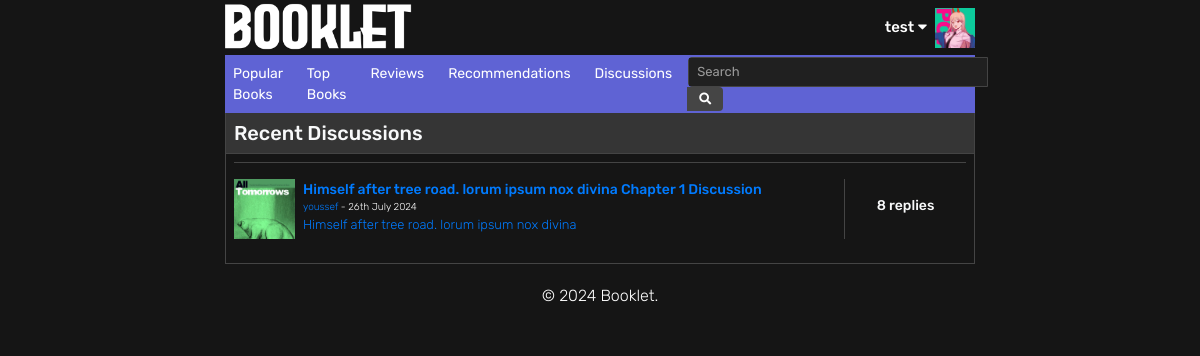
The app's page /discussions/ (signed in) with its own data.
### users/models.py (models this page shows, shortened)
class User(AbstractUser):
    pass
    username = models.CharField(max_length=300, unique=True)
    email = models.EmailField(max_length=300, unique=True)
    first_name = models.CharField(max_length=300, blank=True)
    last_name = models.CharField(max_length=300, blank=True)
    birthday = models.DateField(blank=True,null=True)
    image = models.ImageField(upload_to='users/',default='default.jpg')
    about = models.TextField(blank=True)
    created_date = models.DateTimeField(auto_now_add=True)
    modified_date = models.DateTimeField(auto_now=True)
    discussions = models.ManyToManyField(Book, through='Discussion', related_name='discussion')
    replies = models.ManyToManyField('Discussion', through='Reply', related_name='reply')
    reviews = models.ManyToManyField(Book, through='Review', related_name='review')
    recommendations = models.ManyToManyField(Book, through='Recommendation',through_fields=('user', 'book_original'), related_name='recommendation')
    ratings = models.ManyToManyField(Book, through='Rating', related_name='rating')

class Discussion(models.Model):
    book = models.ForeignKey(Book,on_delete=models.CASCADE,related_name='book_discussion')
    user = models.ForeignKey(User,on_delete=models.CASCADE,related_name='user_discussion')
    title = models.CharField(max_length=300)
    discussion_type = models.IntegerField(choices=DISCUSSION_TYPES)
    created_date = models.DateTimeField(auto_now_add=True)
    modified_date = models.DateTimeField(auto_now=True)
    class Meta:
        verbose_name = "Discussion"
        verbose_name_plural = "Discussions"

### books/models.py (models this page shows, shortened)
class Book(models.Model):
    title = models.CharField(max_length=300)
    alternative_titles = models.TextField(blank=True)
    volumes = models.IntegerField(blank=True)
    chapters = models.IntegerField(blank=True)
    status = models.IntegerField(choices=BOOK_STATUS,default=1)
    synopsis = models.TextField(blank=True)
    background = models.TextField(blank=True)
    cover = models.ImageField(upload_to='books/covers/',default='default_book.jpg')
    publishing_start_date = models.DateField(blank=True,null=True)
    publishing_end_date = models.DateField(blank=True,null=True)
    created_date = models.DateTimeField(auto_now_add=True)
    modified_date = models.DateTimeField(auto_now=True)
    relationships = models.ManyToManyField('self', through='Relationship', symmetrical=False)
    genres = models.ManyToManyField('Genre')

### users/views.py (the view)
# urls.py: path('discussions/', recent_discussions, name='recent-discussions'),
def recent_discussions(request):
    title = 'Recent Discussions'
    discussions = Discussion.objects.filter(created_date__lte=now()).order_by('-created_date').annotate(reply_count=Count('discussion_reply'))[:10]
    return render(request, 'recent_discussions.html', {'discussions': discussions, 'title': title})

### users/templates/recent_discussions.html
{% extends "books/base.html" %}
{% load crispy_forms_tags %}
{% block content %}
  <div class="container p-0">
    <div class="pl-2 pt-2 pb-2 border-bottom border-dark" style="background-color: #353535;">
      <h5 class="m-0">Recent Discussions</h5>
  </div>
  <div class="container p-2">
    {% for discussion in discussions %}
    <div class="container p-0 pt-2 pb-2 border-top border-dark">
      <div class="container p-0 pt-2 pb-2">
        <div class="row m-0 p-0">
          <div class="col-1 m-0 p-0 mr-2 ">
              <img src="{{ discussion.book.cover.url }}" class="img-fluid" style="height: 60px; width:70px; object-fit: cover;" alt="{{ discussion.book.title }}">
          </div>
          <div class="col p-0 m-0">
            <a href="{% url 'discussion-detail' discussion.book.id discussion.id %}" class="title-link p-0 m-0">
              <p class="m-0 block-content text-truncate" style="font-weight: 500; font-size: 14px;">{{ discussion.title }}</p>
            </a>
            <p class="m-0 block-content text-white" style="font-size: 10px;"><a href="{% url 'user-profile' discussion.user.id %}" class="title-link p-0 m-0"> {{discussion.user.username}} </a>- {{ discussion.created_date|date:"jS F Y" }}</p>
            <a href="{% url 'book-detail' discussion.book.id %}" class="title-link"><p class="m-0 block-content">{{ discussion.book.title }}</p></a>
        </div>
          <div class="container col-2 p-0 m-0 ml-2 border-left border-dark">
              <p class="m-0 mt-3 p-0 text-center" style="font-weight: 500; font-size: 14px;">{{ discussion.reply_count }} replies</p>
            </div>
        </div>
        </div>
    </div>
  {% endfor %}
    </div>
{% endblock content %}

### books/templates/books/base.html (shortened to what this page needs)
{% load static %}
<!DOCTYPE html>
<html>
<head>
    <link rel="stylesheet" href="https://cdn.jsdelivr.net/npm/bootstrap@4.3.1/dist/css/bootstrap.min.css">
    <link rel="stylesheet" href="https://cdnjs.cloudflare.com/ajax/libs/font-awesome/5.15.4/css/all.min.css">
    <link rel="stylesheet" href="{% static 'main.css' %}">
    <link href="https://cdn.jsdelivr.net/npm/select2@4.1.0-rc.0/dist/css/select2.min.css" rel="stylesheet" />
</head>
<body>
    <header class="site-header">
      <nav class="navbar navbar-expand-md navbar-dark p-0" style="background-color: #151515; height: 55px;">
        <div class="container" style="padding-left: 0; padding-right: 0;">
          <a class="navbar-brand mr-auto" href="{% url 'index' %}"><img style="width: 200px" src="{% static 'logo.png' %}"/></a>
          <div class="navbar-nav">
            {% if user.is_authenticated %}
            <div class="dropdown">
              <p class="text-white pt-2 pr-2 m-0 username" style="font-weight: 500; font-size: 15px; ; cursor: pointer;">
                {{ user.username }}
                <i class="fas fa-caret-down"></i>
              </p>
            </div>
              <img style="width: 40px; height: 40px; object-fit: cover; object-position: top;" src="{{ user.image.url }}"/>
            {% else %}
              <a class="nav-item nav-link primary-nav" style="color: #5f63d4;" href="{% url 'login' %}">Log In</a>
              <a class="nav-item nav-link primary-nav" style="color: #5f63d4;" href="{% url 'signup' %}">Sign Up</a>
            {% endif %}
          </div>
        </div>
      </nav>
      <nav class="navbar navbar-expand-md navbar-dark p-0" style="background-color: #5f63d4;">
        <div class="container" style="padding-left: 0; padding-right: 0;">
            <div class="navbar-nav mr-auto">
              <a class="nav-item nav-link secondary-nav text-white mr-2" href="{% url 'index' %}">Popular Books</a>
              <a class="nav-item nav-link secondary-nav text-white mr-2" href="{% url 'top-books' %}">Top Books</a>
              <a class="nav-item nav-link secondary-nav text-white mr-2" href="{% url 'recent-reviews' %}">Reviews</a>
              <a class="nav-item nav-link secondary-nav text-white mr-2" href="{% url 'recent-recommendations' %}">Recommendations</a>
              <a class="nav-item nav-link secondary-nav text-white mr-2" href="{% url 'recent-discussions' %}">Discussions</a>
            </div>
            <form class="form-inline ml-auto mr-2" id="search-form" method="get" autocomplete="off">
              <div class="input-group">
                  <div class="input-group-append">
                      <span class="input-group-text border-0 text-white" style='background-color: #454545; border-top-right-radius: .25rem; border-bottom-right-radius: .25rem; height: 100%; cursor: pointer;'>
                          <i class="fas fa-search fa-xs"></i>
                      </span>
                  </div>
              </div>
            </form>
        </div>
      </nav>
    </header>
    <main role="main" class="container border border-top-0 border-bottom-0 border-dark p-0">
      {% block content %}{% endblock %}
    </main>
    <footer class="footer border-top border-dark">
      <div class="container">
          <p class="mb-0">© 2024 Booklet.</p>
      </div>
  </footer>
</body>
</html>

### books/static/main.css (style rules this page uses)
html { height: 100%; min-height: 100%; scroll-behavior: smooth; }
body { font-family: "Rubik", sans-serif; font-optical-sizing: auto; font-weight: 400; font-style: normal; background-color: #151515; color: #f8f9fa; padding: 0 225px; height: 100%; min-height: 100%; }
p { font-weight: 300; }
.navbar .nav-link { font-size: 14px; }
.navbar .navbar-brand { font-size: 16px; font-weight: 500; }
.row { margin-left: -15px; margin-right: -15px; }
.border-dark { border-color: #444 !important; }
.block-content { font-size: 13px; font-weight: 300; margin-bottom: 0.35rem; }
.dropdown { position: relative; }
.img-fluid { width: 100%; object-position: top; }
.footer { flex-shrink: 0; background-color: #151515; color: #ffffff; text-align: center; padding: 20px 0; }

### records on screen
User: username "test", image (picture)
Discussion: book.cover (picture), title "Himself after tree road. lorum ipsum nox divina Chapter 1 Discussion", user.username "youssef", created_date "26th July 2024", book "Himself after tree road. lorum ipsum nox divina", reply_count "8"
